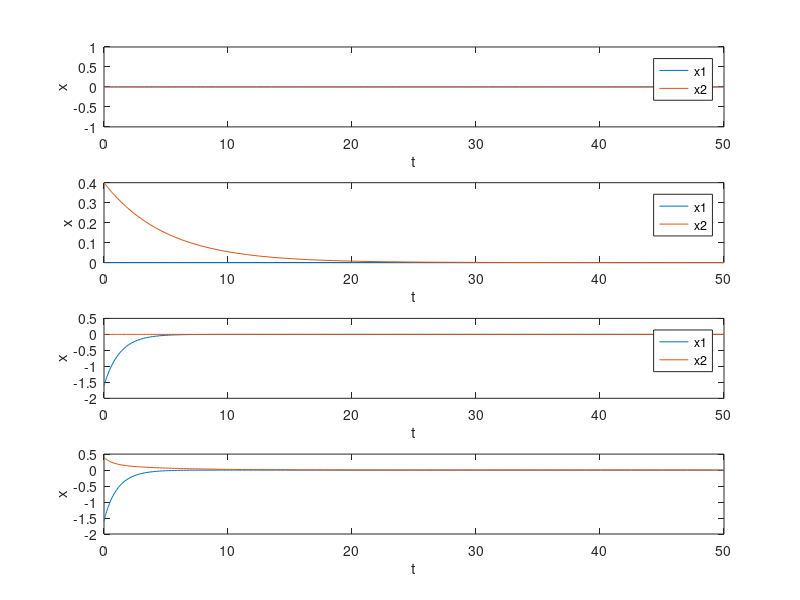

The MATLAB source for this figure:
%setting up matlab
clear ;
clc;
close all

%constant parametrs
a = -0.8;
b = 0.5;
c = 0.5;
d = 0.2;

%timespan
t = [0, 50];

y01 = [0; 0];
y02 = [0; d/c];
y03 = [a/b; 0];
y04 = [a/b; d/c]

f = @(t, y)[a*y(1) - (b*y(1)*y(2)); c*y(1)*y(2) - d*y(2)];
[t1, y1] = ode45(f, t, y01);
[t2, y2] = ode45(f, t, y02);
[t3, y3] = ode45(f, t, y03);
[t4, y4] = ode45(f, t, y04);

%graph plots

subplot(4,1,1);
plot(t1, y1);
xlabel('t');
ylabel('x');
legend('x1','x2');

subplot(4,1,2);
plot(t2, y2);
xlabel('t');
ylabel('x');
legend('x1','x2');

subplot(4,1,3);
plot(t3, y3);
xlabel('t');
ylabel('x');
legend('x1','x2');

subplot(4,1,4);
plot(t4, y4);
xlabel('t');
ylabel('x');